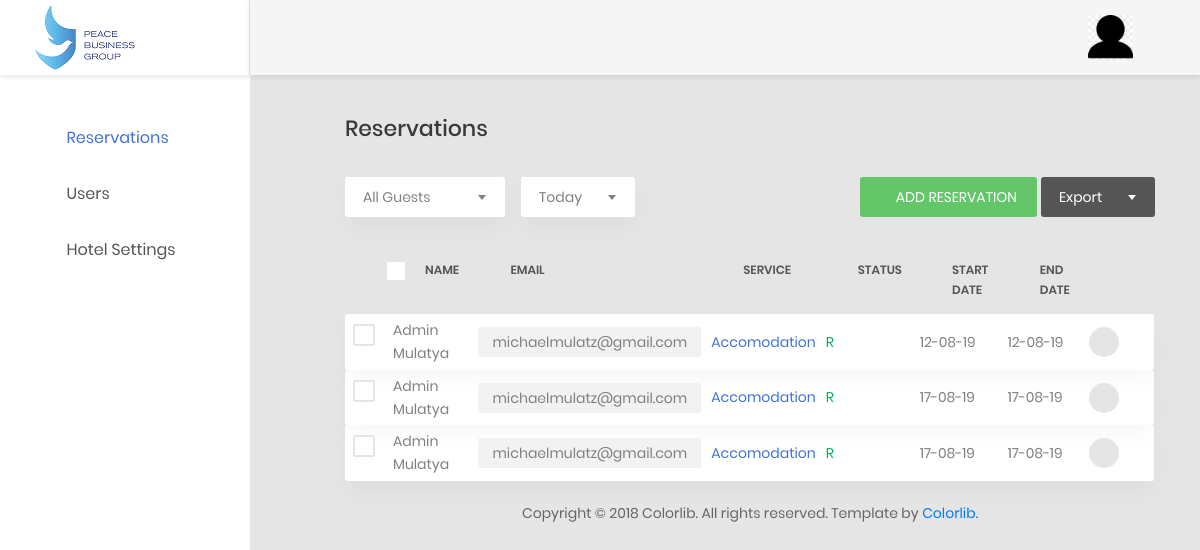
Page /reservations/admin/list/accomodation/ on the earlier database version.
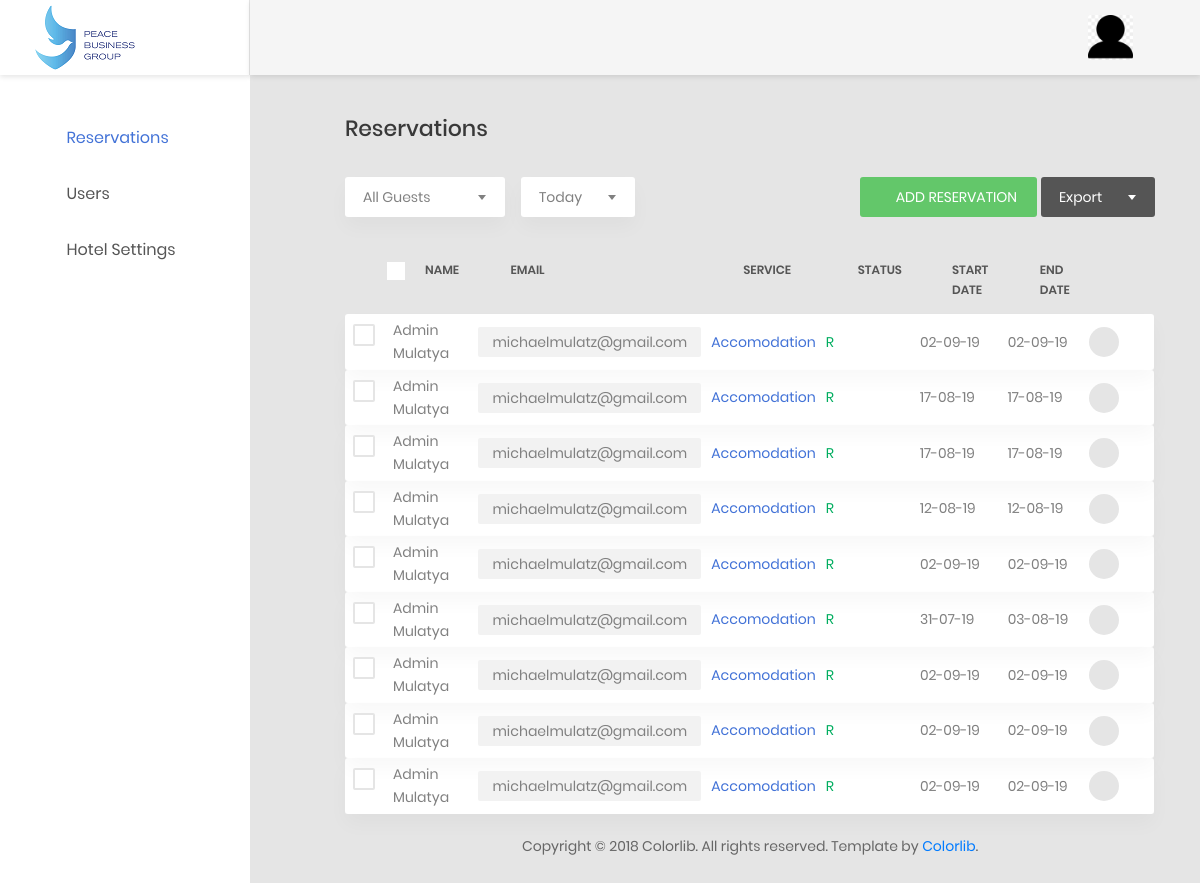
Same page on the later database version.
### reservations/models.py (models this page shows, shortened)
class Reservation(models.Model):
	status_options=[('R','Requested'),('A','Accepted'),('D','Denied')]
	status = models.CharField(choices=status_options,max_length=1)
	start_date = models.DateField()
	end_date = models.DateField()
	number_of_guests = models.SmallIntegerField()
	comments = models.TextField()
	created_at = models.DateTimeField(auto_now_add=True)
	class Meta:
		abstract = True

class AccomodationReservation(Reservation):
	made_by = models.ForeignKey(Pbguser,related_name='room_made_by',on_delete=models.PROTECT)
	guest_id = models.ForeignKey(Pbguser,related_name='room_guest_id',on_delete=models.PROTECT)
	def gettype(self):
		return "accomodation"

class Pbguser(models.Model):
	user = models.OneToOneField(
		User,
		default=None,
		null=True,
		on_delete=models.CASCADE)
	gender_choices = [('M','Male'),('F','Female')]
	gender = models.CharField(
		choices=gender_choices,
		max_length=1,
		default=None,
		null=True
		)
	phone_number = models.CharField(max_length=50,
		null=True)

### reservations/views.py (the view)
# urls.py: re_path(r'^admin/list/(?P<category>[\w]*)/',views.admindashboard,name='admindashboard'),
def admindashboard(request,category):
	accomodation = AccomodationReservation.objects.all()
	transportation = TransportReservation.objects.all()
	security = SecurityReservation.objects.all()
	conference = ConferenceReservation.objects.all()
	if(category=='accomodation'):
		reservations = accomodation
	elif(category=='transportation'):
		reservations = transportation
	elif(category=='security'):
		reservations = security
	elif(category=='conference'):
		reservations = conference
	else:
		reservations = chain(accomodation,transportation)
		reservations = chain(reservations,security)
		reservations = chain(reservations,conference)
	def myfn(r):
		return r.created_at
	reservations = sorted(reservations,key=myfn)
	return render(request,'reservations/admin/dashboard.html',{'reservations':reservations})

### reservations/templates/reservations/admin/dashboard.html (shortened to what this page needs)
{% extends "reservations/admin/base.html" %}
{% block maincontent %}
    <div class="row">
                <div class="col-md-12">
                    <h3 class="title-5 m-b-35">reservations</h3>
                    <div class="table-data__tool">
                        <div class="table-data__tool-left">
                            <div class="rs-select2--light rs-select2--md">
                            </div>
                            <div class="rs-select2--light rs-select2--sm">
                            </div>
                        </div>
                        <div class="table-data__tool-right">
                            <a href="{% url 'reservations:index' %}" class="au-btn au-btn-icon au-btn--green au-btn--small">
                                <i class="zmdi zmdi-plus"></i>add reservation</a>
                            <div class="rs-select2--dark rs-select2--sm rs-select2--dark2">
                            </div>
                        </div>
                    </div>
                    <div class="table-responsive table-responsive-data2">
                        <table class="table table-data2" id="tb_admin_dashboard">
                            <thead>
                                <tr>
                                    <th>
                                        <label class="au-checkbox">
                                            <span class="au-checkmark"></span>
                                        </label>
                                    </th>
                                    <th>name</th>
                                    <th>email</th>
                                    <th>service</th>
                                    <th>status</th>
                                    <th>start date</th>
                                    <th>end date</th>
                                    <th></th>
                                </tr>
                            </thead>
                            <tbody>
                                {% for res in reservations %}
                                    <tr class="tr-shadow">
                                        <td>
                                            <label class="au-checkbox">
                                                <span class="au-checkmark"></span>
                                            </label>
                                        </td>
                                        <td>{{ res.guest_id.user.get_full_name }}</td>
                                        <td>
                                            <span class="block-email">{{ res.guest_id.user.email }}</span>
                                        </td>
                                        <td class="desc">{{ res.gettype|title }}</td>
                                        <td>
                                            <span class="status--process">{{ res.status }}</span>
                                        </td>
                                        <td>
                                            {{ res.start_date|date:"d-m-y" }}
                                        </td>
                                        <td>{{ res.end_date|date:"d-m-y" }}
                                        </td>
                                        <td>
                                            <div class="table-data-feature">
                                                <a href="{% url 'reservations:edit_reservation' res.gettype res.id %}"><button class="item" data-toggle="tooltip" data-placement="top" title="Edit">
                                                    <i class="zmdi zmdi-edit"></i>
                                                </button></a>
                                            </div>
                                        </td>
                                    </tr>
                                {% endfor %}
                            </tbody>
                        </table>
                    </div>
                </div>
    </div>
{% endblock %}

Differences in the rows shown:
added AccomodationReservation: guest_id.user.get_full_name "Admin Mulatya", guest_id.user.email "michaelmulatz@gmail.com", gettype "Accomodation", status "R", start_date "02-09-19", end_date "02-09-19"
changed AccomodationReservation (number 2 of 9 on the later page): moves up the list
changed AccomodationReservation (number 3 of 9 on the later page): moves down the list
added AccomodationReservation: guest_id.user.get_full_name "Admin Mulatya", guest_id.user.email "michaelmulatz@gmail.com", gettype "Accomodation", status "R", start_date "02-09-19", end_date "02-09-19"
added AccomodationReservation: guest_id.user.get_full_name "Admin Mulatya", guest_id.user.email "michaelmulatz@gmail.com", gettype "Accomodation", status "R", start_date "31-07-19", end_date "03-08-19"
added AccomodationReservation: guest_id.user.get_full_name "Admin Mulatya", guest_id.user.email "michaelmulatz@gmail.com", gettype "Accomodation", status "R", start_date "02-09-19", end_date "02-09-19"
added AccomodationReservation: guest_id.user.get_full_name "Admin Mulatya", guest_id.user.email "michaelmulatz@gmail.com", gettype "Accomodation", status "R", start_date "02-09-19", end_date "02-09-19"
added AccomodationReservation: guest_id.user.get_full_name "Admin Mulatya", guest_id.user.email "michaelmulatz@gmail.com", gettype "Accomodation", status "R", start_date "02-09-19", end_date "02-09-19"
